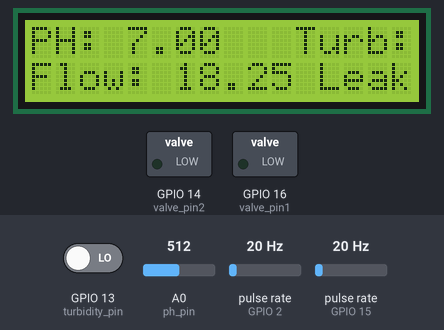
This sketch was run on a simulated ESP8266 (NodeMCU). Shown: 16×2 character LCD, switched loads named in the sketch (green lamp = pin HIGH). Wiring (inferred from the names in the program): 2 × pulse sensor: data GPIO 2 / data GPIO 15. The inputs (shaded band) are chosen by the test bench; at power-on: pulse rate (sensors on GPIO 15, GPIO 2) 20 Hz, A0 (ph_pin) = 512, GPIO 13 (turbidity_pin) LOW. WiFi joins after 1.5 s; servers stay silent unless stated; uploads are accepted with an empty reply; what the sketch prints to the serial monitor is not drawn.

Above: at 6.3 s.
6.4 s: pulse rate (sensor on GPIO 15) set to 196 Hz
At 10.9 s:
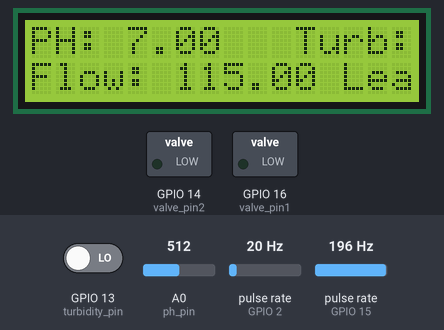
12.9 s: A0 (ph_pin) set to 716
At 15.6 s:
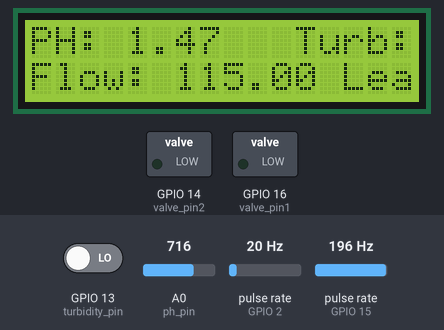
17.3 s: pulse rate (sensor on GPIO 15) set to 4 Hz
At 20.3 s:
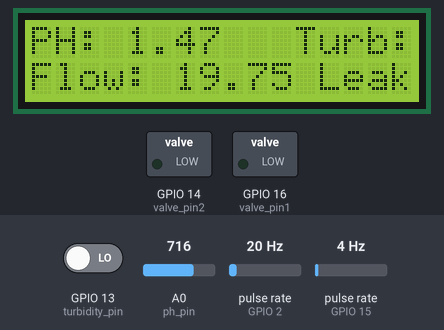
22.0 s: A0 (ph_pin) set to 900
At 25.0 s:
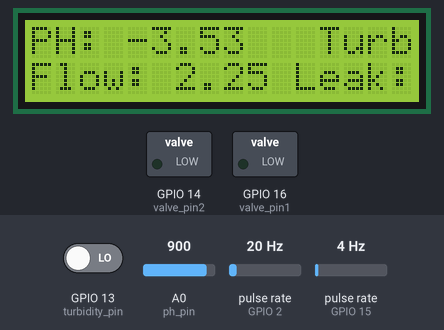
26.7 s: pulse rate (sensor on GPIO 15) set to 50 Hz
At 29.7 s:
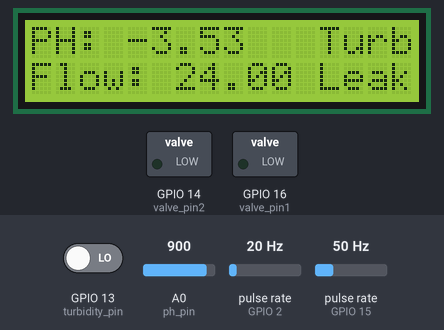
31.4 s: A0 (ph_pin) set to 1023
At 34.4 s:
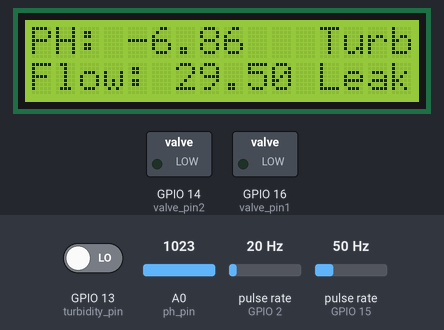
Timing chart, 0 to 35.9 s (numbered marks = the images above; inputs shaded):
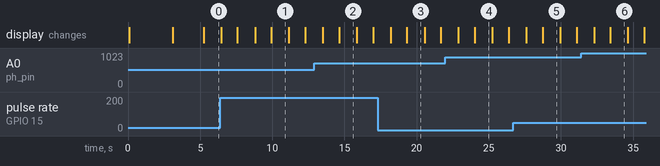

The sketch:

VTE9413.ino
```cpp
#include "Display.h"
#include "Measurements.h"
#include "Communication.h"


// Decralation of usefull variables
String device_no = "1";
bool leakage = false;
float ph_value,
      flowrate,
      flowrate1_value,
      flowrate2_value,
      turbidity_value,
      min_flowrate_error = 10.;


void setup() {
  Serial.begin(9600);
  lcd.init();
  lcd.backlight();
  lcdPrint("Welcome", ""); delay(500);
  initialization();
  initializeWIFI();
  lcdPrint("Leakage", "Detection System"); delay(1000);
}

void loop() {
  ph_value = getPHValue();
  turbidity_value = digitalRead(turbidity_pin);
  flowrate1_value = getFlowrate(flowrate1_pulses);
  flowrate2_value = getFlowrate(flowrate2_pulses);

  flowrate = (flowrate1_value + flowrate2_value) / 2.;

  if(abs(flowrate1_value - flowrate2_value) > min_flowrate_error) leakage = true;
  else leakage = false;


  // Default lcd screen
  lcdPrint("PH: " + String(ph_value) + "   Turb: " + String(turbidity_value),
           "Flow: " + String(flowrate) + " Leak: " + String(leakage));

  json_object["device_no"] = device_no;
  json_object["ph"] = ph_value;
  json_object["flowrate"] = flowrate;
  json_object["leakage"] = leakage;
  json_object["turbidity"] = turbidity_value;

  String payload = JSON.stringify(json_object);
  String response = postRequest(payload);

  lcdPrint("Report", response);

 }
```

Communication.h
```cpp
#include <ESP8266WiFi.h>
#include <ESP8266HTTPClient.h>
#include <Arduino_JSON.h>

JSONVar json_object;

const char* ssid = "Civilian Teachers SKUA";
const char* password = "civilian1234";
const char* serverUrl = "http://64.23.247.79";


// Definition of pin connections

// Decralation of usefull variable
String http_response = "";
int httpResponseCode;

void initializeWIFI() {
  WiFi.begin(ssid, password);
  Serial.print("Connecting to Wi-Fi");
  while (WiFi.status() != WL_CONNECTED) {
    delay(500);
    Serial.print(".");
  }
  Serial.println("Connected to Wi-Fi");
}

// Method to post request to the web server
String postRequest(String payload) {
  WiFiClient client;
  HTTPClient http;
  http.begin(client, serverUrl);

  http.addHeader("Content-Type", "application/json");
  httpResponseCode = http.POST(payload);
  http_response = http.getString();
  http.end();

  Serial.println("HTTP Response code: " + String(httpResponseCode));
  Serial.println("HTTP Response string: " + String(http_response));

  json_object = JSON.parse(http_response);

  if ((bool)json_object["success"]) return "Sent.";
  else return "Fail.";
}
```

Display.h
```cpp
#include <LiquidCrystal_I2C.h>
LiquidCrystal_I2C lcd(0x27, 16, 2);

// Methode to Cut String
String cutString(String str, int col) {
  return str.substring(0, col);
}

// Function to simplify the printing on LCD
void lcdPrint(String str0, String str1) {
  lcd.clear();
  const int columns = 16;
  if (str0.length() > columns) str0 = cutString(str0, columns);
  if (str1.length() > columns) str1 = cutString(str1, columns);

  int pre_space0 = int((columns - str0.length()) / 2),
      pre_space1 = int((columns - str1.length()) / 2);

  lcd.setCursor(pre_space0, 0);
  lcd.print(str0);
  lcd.setCursor(pre_space1, 1);
  lcd.print(str1);
  delay(1e3);
}
```

Measurements.h
```cpp
// Definition of pin connection
const uint8_t ph_pin=A0, flowrate1_pin=15, flowrate2_pin=2, turbidity_pin=13, valve_pin1=16, valve_pin2=14;


// Decralation of usefull variables and constants
const int interval = 2000;
const uint8_t pH_samples = 10;
unsigned long current_time, previous_time;
volatile int flowrate1_pulses=0, flowrate2_pulses=0;

// Method to handle count pulse Interrupt
void countPulse1() {
  flowrate1_pulses++;
}
void countPulse2() {
  flowrate2_pulses++;
}

// Method to initialize the proecess
void initialization(){
  pinMode(valve_pin1, OUTPUT);
  pinMode(valve_pin2, OUTPUT);
  pinMode(turbidity_pin, INPUT);
  pinMode(flowrate1_pin, INPUT);
  pinMode(flowrate2_pin, INPUT);
  attachInterrupt(digitalPinToInterrupt(flowrate1_pin), countPulse1, RISING);
  attachInterrupt(digitalPinToInterrupt(flowrate2_pin), countPulse2, RISING);
}


float getFlowrate(int flowCounter){
  current_time = millis();
  float flowrate = 0.;
  if (current_time - previous_time >= interval) {
    noInterrupts();  // Disable interrupts
    flowrate = (float)flowCounter / ((float)interval / 1000.0);
    previous_time = current_time;
    flowrate1_pulses = 0;
    flowrate2_pulses = 0;
    interrupts();  // Enable interrupt
  }
  return flowrate;
}

float getPHValue(){
  int measurings=0;
  for (int i = 0; i < pH_samples; i++){
    measurings += analogRead(ph_pin);
    delay(10);
  }

  float voltage = 5/1024.0 * measurings/pH_samples;
  return 7 + ((2.5 - voltage) / 0.18);
}


// Method to conctrol the valve
void openValve(bool state){
  digitalWrite(valve_pin1, state);
  digitalWrite(valve_pin2, !state);
}
```

Measured:
- after the input at 17.3 s, the display: first differs from a run without the input after 2.0 s (image 3)
- what the display in image 1 shows lasts 1.3 s, from 9.9 s to 11.2 s
